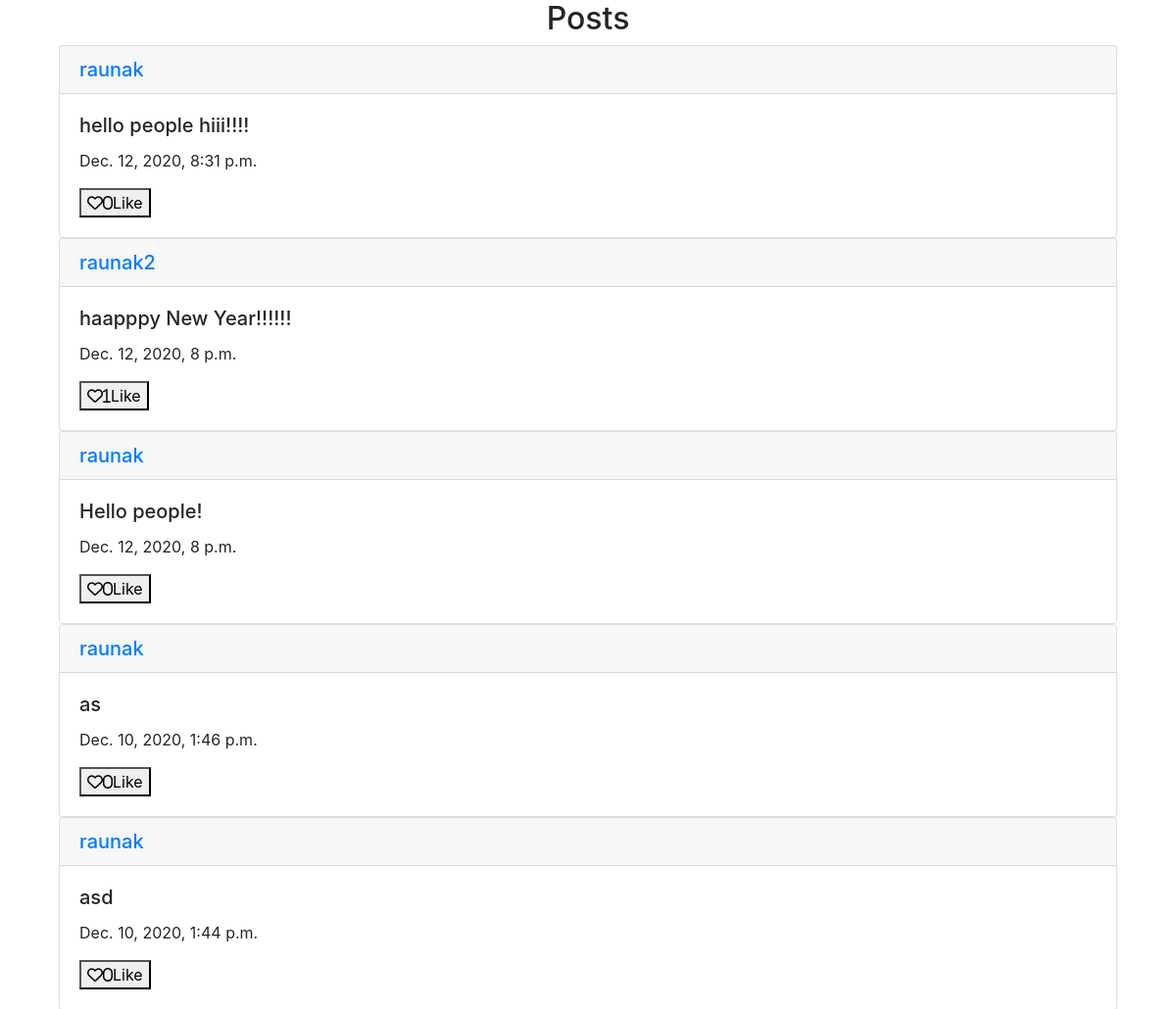
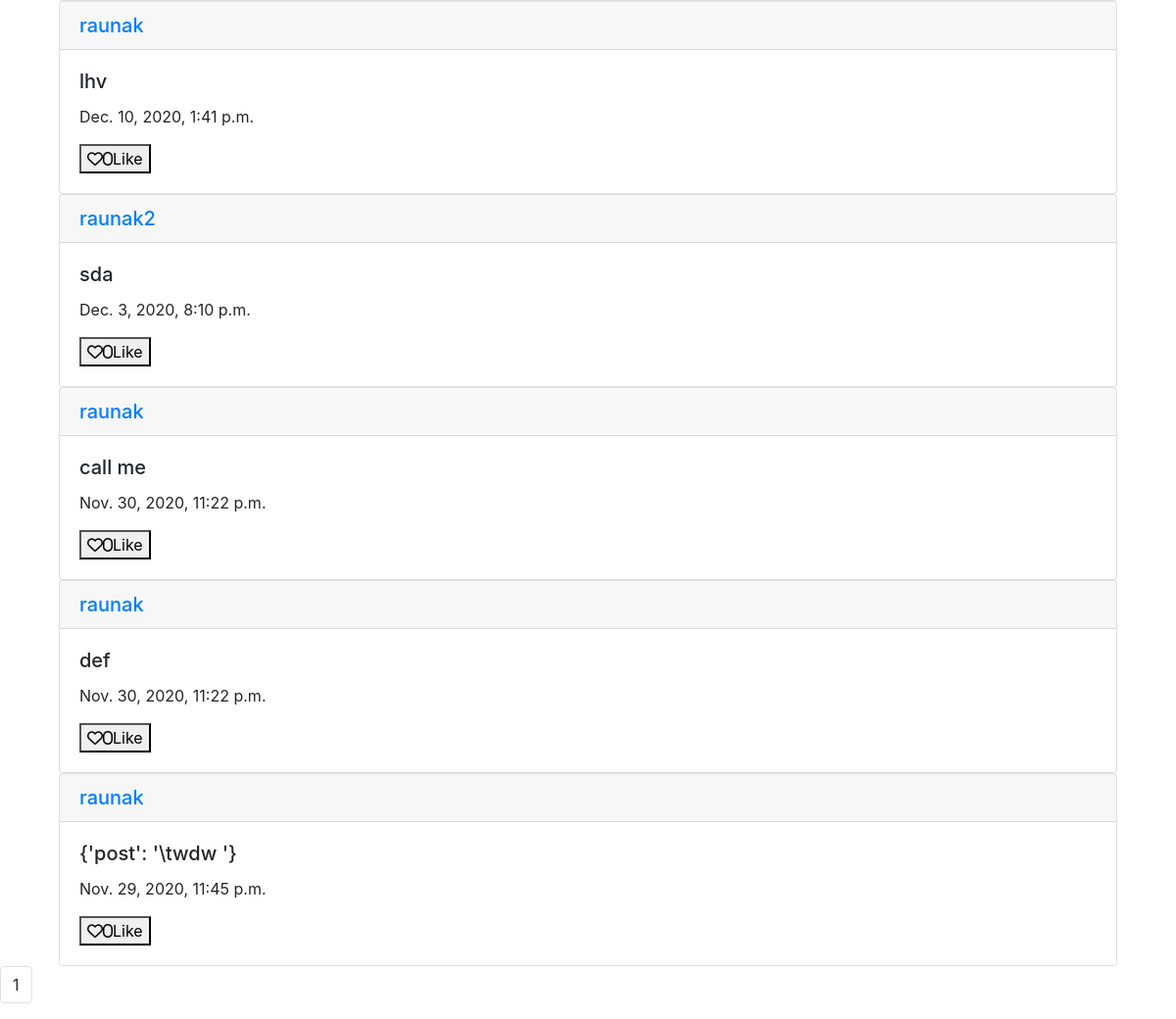
The app's page /following (signed in) with its own data (2 pictures, top to bottom).
### network/models.py (models this page shows, shortened)
class Post(models.Model):
    user=models.ForeignKey(User,on_delete=models.CASCADE)
    content=models.CharField(max_length=100)
    date=models.DateTimeField( auto_now_add=True)
    likes=models.ManyToManyField(User,blank=True,related_name="liked_byusers")

class User(AbstractUser):
    pass

### network/views.py (the view)
# urls.py: path("following",views.following,name="following"),
@login_required
def following(request):
    user1 = User.objects.get(username=request.user)
    logged_user = Follow.objects.get(user=user1)
    following = logged_user.following.all()
    posts=Post.objects.filter(user__in=following).order_by('-date')
    paginator = Paginator(posts, 10)
    page_number = request.GET.get('page')
    page_obj = paginator.get_page(page_number)
    return render(request,"network/following.html",{"page_obj":page_obj})

### network/templates/network/following.html (shortened to what this page needs)
{% load static %}
<!DOCTYPE html>
<html>
<head>
	<link rel="stylesheet" href="https://stackpath.bootstrapcdn.com/bootstrap/4.4.1/css/bootstrap.min.css">
</head>
<body>
	<center><h2> Posts </h2></center>
	{% for post in page_obj%}
				<div class="card" style="margin: auto; width: 90%;" id="{{ post.id }}">
					<a href="/profile/{{post.user}}"><h5 class="card-header">{{post.user.username}}</h5></a>
					<div class="card-body">
			  			<h5 class="card-title">{{post.content}}</h5>
			    		<p class="card-text">{{post.date}}</p>
						{% if request.user in post.likes.all %}
						<button data-id="{{ post.id }}" class="like-button"><i class="far fa-heart " >{{ post.likes.all.count}} </i><span>Unlike</span></button>
						{% else %}
						<button data-id="{{ post.id }}" class="like-button"><i class="far fa-heart " >{{ post.likes.all.count}} </i><span>Like</span></button>
						{% endif %}
					</div>
				</div>
	        {% endfor %}
	<div class="pagination">
    		<ul class="pagination">
        		{% for num in page_obj.paginator.page_range %}
            		{% ifequal num page_obj.number %}
            			<li class="page-item"><a class="page-link">{{ num }}</a></li>
      				{% else %}
   						<li class="page-item"><a class="page-link" href="?page={{ num }}"> {{ num }}</a></li>
  					{% endifequal %}
				{% endfor %}
			</ul>
		</div>
</body>
</html>

### records on screen
Post: user.username "raunak", content "hello people hiii!!!!", date "Dec. 12, 2020, 8:31 p.m.", likes.all.count "0"
Post: user.username "raunak2", content "haapppy New Year!!!!!!", date "Dec. 12, 2020, 8 p.m.", likes.all.count "1"
Post: user.username "raunak", content "Hello people!", date "Dec. 12, 2020, 8 p.m.", likes.all.count "0"
Post: user.username "raunak", content "as", date "Dec. 10, 2020, 1:46 p.m.", likes.all.count "0"
Post: user.username "raunak", content "asd", date "Dec. 10, 2020, 1:44 p.m.", likes.all.count "0"
Post: user.username "raunak", content "lhv", date "Dec. 10, 2020, 1:41 p.m.", likes.all.count "0"
Post: user.username "raunak2", content "sda", date "Dec. 3, 2020, 8:10 p.m.", likes.all.count "0"
Post: user.username "raunak", content "call me", date "Nov. 30, 2020, 11:22 p.m.", likes.all.count "0"
Post: user.username "raunak", content "def", date "Nov. 30, 2020, 11:22 p.m.", likes.all.count "0"
Post: user.username "raunak", content "{'post': '\\twdw '}", date "Nov. 29, 2020, 11:45 p.m.", likes.all.count "0"

### other values on screen
{{ num }} "1"
